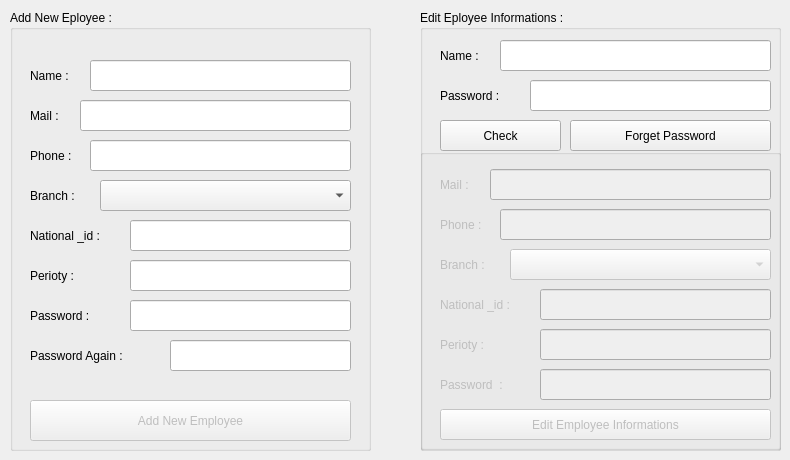
      <widget class="QWidget" name="tab_18">
       <attribute name="title">
        <string>Add Employee</string>
       </attribute>
       <widget class="QGroupBox" name="groupBox_5">
        <property name="geometry">
         <rect>
          <x>10</x>
          <y>10</y>
          <width>361</width>
          <height>441</height>
         </rect>
        </property>
        <property name="title">
         <string>Add New Eployee :</string>
        </property>
        <widget class="QPushButton" name="pushButton_28">
         <property name="enabled">
          <bool>false</bool>
         </property>
         <property name="geometry">
          <rect>
           <x>20</x>
           <y>390</y>
           <width>321</width>
           <height>41</height>
          </rect>
         </property>
         <property name="cursor">
          <cursorShape>PointingHandCursor</cursorShape>
         </property>
         <property name="text">
          <string>Add New Employee</string>
         </property>
         <property name="icon">
          <iconset resource="icons.qrc">
           <normaloff>:/icons/add.png</normaloff>:/icons/add.png</iconset>
         </property>
         <property name="iconSize">
          <size>
           <width>20</width>
           <height>20</height>
          </size>
         </property>
        </widget>
        <widget class="QLabel" name="label_45">
         <property name="geometry">
          <rect>
           <x>20</x>
           <y>130</y>
           <width>61</width>
           <height>31</height>
          </rect>
         </property>
         <property name="text">
          <string>Phone :</string>
         </property>
        </widget>
        <widget class="QLabel" name="label_46">
         <property name="geometry">
          <rect>
           <x>20</x>
           <y>90</y>
           <width>51</width>
           <height>31</height>
          </rect>
         </property>
         <property name="text">
          <string>Mail :</string>
         </property>
        </widget>
        <widget class="QLineEdit" name="lineEdit_38">
         <property name="geometry">
          <rect>
           <x>80</x>
           <y>50</y>
           <width>261</width>
           <height>31</height>
          </rect>
         </property>
        </widget>
        <widget class="QLineEdit" name="lineEdit_40">
         <property name="geometry">
          <rect>
           <x>80</x>
           <y>130</y>
           <width>261</width>
           <height>31</height>
          </rect>
         </property>
        </widget>
        <widget class="QLabel" name="label_47">
         <property name="geometry">
          <rect>
           <x>20</x>
           <y>50</y>
           <width>61</width>
           <height>31</height>
          </rect>
         </property>
         <property name="text">
          <string>Name :</string>
         </property>
        </widget>
        <widget class="QLineEdit" name="lineEdit_41">
         <property name="geometry">
          <rect>
           <x>70</x>
           <y>90</y>
           <width>271</width>
           <height>31</height>
          </rect>
         </property>
        </widget>
        <widget class="QLineEdit" name="lineEdit_42">
         <property name="geometry">
          <rect>
           <x>120</x>
           <y>210</y>
           <width>221</width>
           <height>31</height>
          </rect>
         </property>
        </widget>
        <widget class="QLabel" name="label_48">
         <property name="geometry">
          <rect>
           <x>20</x>
           <y>210</y>
           <width>101</width>
           <height>31</height>
          </rect>
         </property>
         <property name="text">
          <string>National _id :</string>
         </property>
        </widget>
        <widget class="QLabel" name="label_49">
         <property name="geometry">
          <rect>
           <x>20</x>
           <y>290</y>
           <width>81</width>
           <height>31</height>
          </rect>
         </property>
         <property name="text">
          <string>Password :</string>
         </property>
        </widget>
        <widget class="QLineEdit" name="lineEdit_43">
         <property name="geometry">
          <rect>
           <x>120</x>
           <y>290</y>
           <width>221</width>
           <height>31</height>
          </rect>
         </property>
         <property name="echoMode">
          <enum>QLineEdit::Password</enum>
         </property>
        </widget>
        <widget class="QLabel" name="label_50">
         <property name="geometry">
          <rect>
           <x>20</x>
           <y>330</y>
           <width>131</width>
           <height>31</height>
          </rect>
         </property>
         <property name="text">
          <string>Password Again :</string>
         </property>
        </widget>
        <widget class="QLineEdit" name="lineEdit_44">
         <property name="geometry">
          <rect>
           <x>160</x>
           <y>330</y>
           <width>181</width>
           <height>31</height>
          </rect>
         </property>
         <property name="echoMode">
          <enum>QLineEdit::Password</enum>
         </property>
        </widget>
        <widget class="QLabel" name="label_71">
         <property name="geometry">
          <rect>
           <x>20</x>
           <y>250</y>
           <width>81</width>
           <height>31</height>
          </rect>
         </property>
         <property name="text">
          <string>Perioty :</string>
         </property>
        </widget>
        <widget class="QLineEdit" name="lineEdit_71">
         <property name="geometry">
          <rect>
           <x>120</x>
           <y>250</y>
           <width>221</width>
           <height>31</height>
          </rect>
         </property>
        </widget>
        <widget class="QLabel" name="label_52">
         <property name="geometry">
          <rect>
           <x>20</x>
           <y>170</y>
           <width>101</width>
           <height>31</height>
          </rect>
         </property>
         <property name="text">
          <string>Branch :</string>
         </property>
        </widget>
        <widget class="QComboBox" name="comboBox_21">
         <property name="geometry">
          <rect>
           <x>90</x>
           <y>170</y>
           <width>251</width>
           <height>31</height>
          </rect>
         </property>
        </widget>
       </widget>
       <widget class="QGroupBox" name="groupBox_7">
        <property name="enabled">
         <bool>true</bool>
        </property>
        <property name="geometry">
         <rect>
          <x>420</x>
          <y>10</y>
          <width>361</width>
          <height>441</height>
         </rect>
        </property>
        <property name="title">
         <string>Edit Eployee Informations :</string>
        </property>
        <widget class="QLineEdit" name="lineEdit_51">
         <property name="geometry">
          <rect>
           <x>80</x>
           <y>30</y>
           <width>271</width>
           <height>31</height>
          </rect>
         </property>
        </widget>
        <widget class="QLabel" name="label_59">
         <property name="geometry">
          <rect>
           <x>20</x>
           <y>30</y>
           <width>61</width>
           <height>31</height>
          </rect>
         </property>
         <property name="text">
          <string>Name :</string>
         </property>
        </widget>
        <widget class="QPushButton" name="pushButton_30">
         <property name="geometry">
          <rect>
           <x>20</x>
           <y>110</y>
           <width>121</width>
           <height>31</height>
          </rect>
         </property>
         <property name="cursor">
          <cursorShape>PointingHandCursor</cursorShape>
         </property>
         <property name="text">
          <string>Check</string>
         </property>
        </widget>
        <widget class="QLabel" name="label_63">
         <property name="geometry">
          <rect>
           <x>20</x>
           <y>70</y>
           <width>81</width>
           <height>31</height>
          </rect>
         </property>
         <property name="text">
          <string>Password :</string>
         </property>
        </widget>
        <widget class="QLineEdit" name="lineEdit_57">
         <property name="geometry">
          <rect>
           <x>110</x>
           <y>70</y>
           <width>241</width>
           <height>31</height>
          </rect>
         </property>
        </widget>
        <widget class="QPushButton" name="pushButton_34">
         <property name="geometry">
          <rect>
           <x>150</x>
           <y>110</y>
           <width>201</width>
           <height>31</height>
          </rect>
         </property>
         <property name="cursor">
          <cursorShape>PointingHandCursor</cursorShape>
         </property>
         <property name="text">
          <string>Forget Password</string>
         </property>
        </widget>
        <widget class="QGroupBox" name="groupBox_9">
         <property name="enabled">
          <bool>false</bool>
         </property>
         <property name="geometry">
          <rect>
           <x>0</x>
           <y>139</y>
           <width>361</width>
           <height>301</height>
          </rect>
         </property>
         <property name="title">
          <string/>
         </property>
         <widget class="QLabel" name="label_53">
          <property name="geometry">
           <rect>
            <x>20</x>
            <y>100</y>
            <width>101</width>
            <height>31</height>
           </rect>
          </property>
          <property name="text">
           <string>Branch :</string>
          </property>
         </widget>
         <widget class="QLabel" name="label_62">
          <property name="geometry">
           <rect>
            <x>20</x>
            <y>220</y>
            <width>91</width>
            <height>31</height>
           </rect>
          </property>
          <property name="text">
           <string>Password  :</string>
          </property>
         </widget>
         <widget class="QComboBox" name="comboBox_22">
          <property name="geometry">
           <rect>
            <x>90</x>
            <y>100</y>
            <width>261</width>
            <height>31</height>
           </rect>
          </property>
         </widget>
         <widget class="QLabel" name="label_72">
          <property name="geometry">
           <rect>
            <x>20</x>
            <y>180</y>
            <width>81</width>
            <height>31</height>
           </rect>
          </property>
          <property name="text">
           <string>Perioty :</string>
          </property>
         </widget>
         <widget class="QLineEdit" name="lineEdit_54">
          <property name="geometry">
           <rect>
            <x>120</x>
            <y>140</y>
            <width>231</width>
            <height>31</height>
           </rect>
          </property>
         </widget>
         <widget class="QLineEdit" name="lineEdit_56">
          <property name="geometry">
           <rect>
            <x>120</x>
            <y>220</y>
            <width>231</width>
            <height>31</height>
           </rect>
          </property>
         </widget>
         <widget class="QLabel" name="label_57">
          <property name="geometry">
           <rect>
            <x>20</x>
            <y>60</y>
            <width>61</width>
            <height>31</height>
           </rect>
          </property>
          <property name="text">
           <string>Phone :</string>
          </property>
         </widget>
         <widget class="QLineEdit" name="lineEdit_52">
          <property name="geometry">
           <rect>
            <x>80</x>
            <y>60</y>
            <width>271</width>
            <height>31</height>
           </rect>
          </property>
         </widget>
         <widget class="QLineEdit" name="lineEdit_72">
          <property name="geometry">
           <rect>
            <x>120</x>
            <y>180</y>
            <width>231</width>
            <height>31</height>
           </rect>
          </property>
         </widget>
         <widget class="QPushButton" name="pushButton_29">
          <property name="geometry">
           <rect>
            <x>20</x>
            <y>260</y>
            <width>331</width>
            <height>31</height>
           </rect>
          </property>
          <property name="cursor">
           <cursorShape>PointingHandCursor</cursorShape>
          </property>
          <property name="text">
           <string>Edit Employee Informations</string>
          </property>
          <property name="icon">
           <iconset resource="icons.qrc">
            <normaloff>:/icons/edit.png</normaloff>:/icons/edit.png</iconset>
          </property>
          <property name="iconSize">
           <size>
            <width>20</width>
            <height>20</height>
           </size>
          </property>
         </widget>
         <widget class="QLineEdit" name="lineEdit_53">
          <property name="geometry">
           <rect>
            <x>70</x>
            <y>20</y>
            <width>281</width>
            <height>31</height>
           </rect>
          </property>
         </widget>
         <widget class="QLabel" name="label_60">
          <property name="geometry">
           <rect>
            <x>20</x>
            <y>140</y>
            <width>101</width>
            <height>31</height>
           </rect>
          </property>
          <property name="text">
           <string>National _id :</string>
          </property>
         </widget>
         <widget class="QLabel" name="label_58">
          <property name="geometry">
           <rect>
            <x>20</x>
            <y>20</y>
            <width>51</width>
            <height>31</height>
           </rect>
          </property>
          <property name="text">
           <string>Mail :</string>
          </property>
         </widget>
        </widget>
       </widget>
      </widget>
